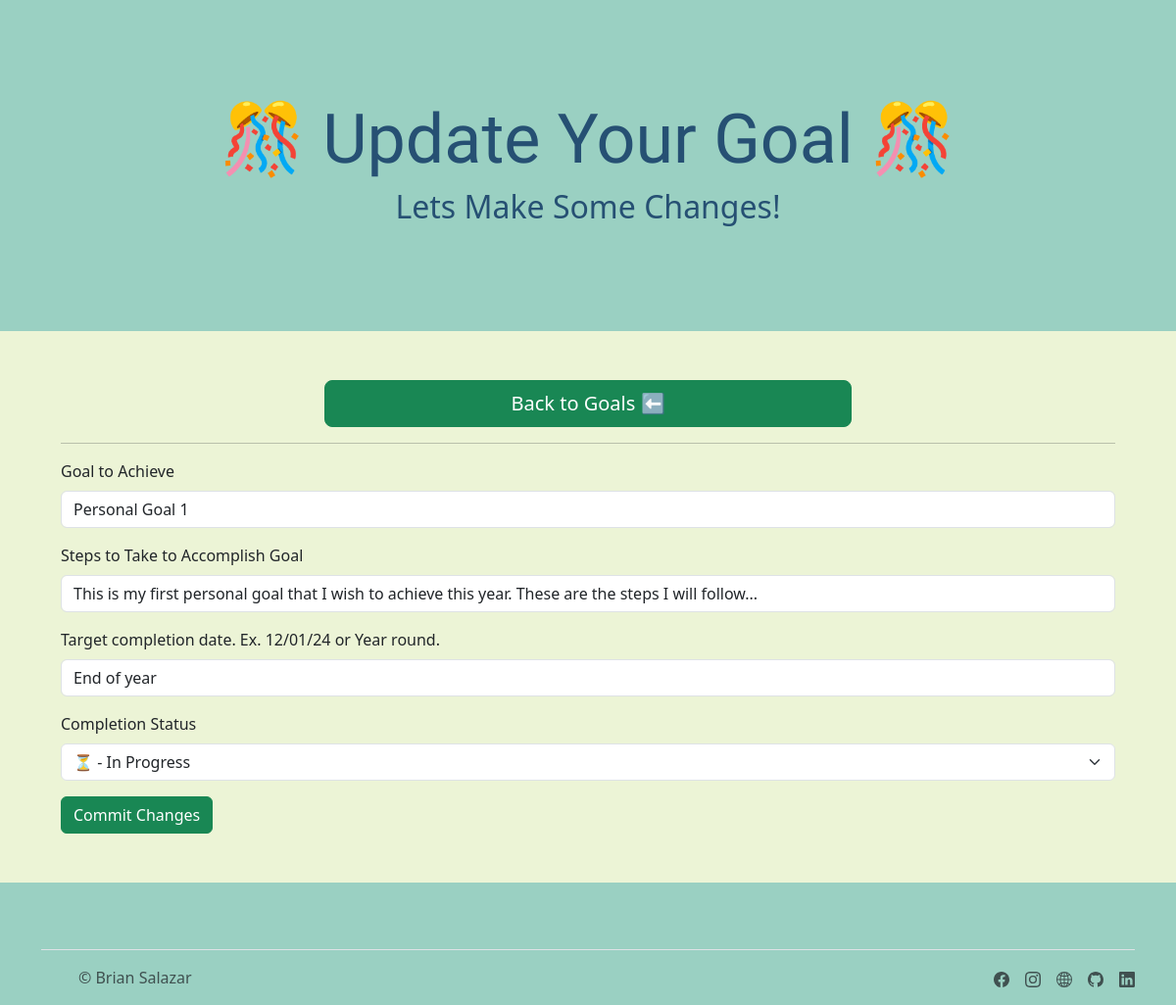
The page /edit/personal?id=1 on the database its author committed.
### main.py (models this page shows)
class PersonalGoals(db.Model):
    __tablename__ = "personalgoals"
    id = db.Column(db.Integer, primary_key=True)
    goal_category = (db.String(100))
    goal_name = db.Column(db.String(100))
    goal_steps = db.Column(db.String(500))
    goal_completion_date = db.Column(db.String(100))
    status = db.Column(db.String(50))

### main.py (the view, shortened to what this page needs)
@app.route("/edit/personal", methods=["GET", "POST"])
def personal_edit():
    goal_id = int(request.args.get("id"))
    listed_name = PERSONAL_GOAL_LIST[goal_id][0]
    goal_result = db.session.execute(db.select(PersonalGoals).where(PersonalGoals.goal_name == listed_name))
    goal = goal_result.scalar()
    edit_form = EditGoal(
        goal_name = goal.goal_name,
        goal_steps = goal.goal_steps,
        goal_completion_date = goal.goal_completion_date,
        status = goal.status,
    )
    return render_template("goal.html",
                           goal_form=edit_form,
                           title=EDIT_TITLE,
                           subtitle=EDIT_SUBTITLE)

### forms.py
class EditGoal(FlaskForm):
    goal_name = StringField("Goal to Achieve", default="What is your goal?", validators=[DataRequired()])
    goal_steps = StringField(" Steps to Take to Accomplish Goal", default="Description of the steps you will take to achieve your goal!", validators=[DataRequired()])
    goal_completion_date = StringField("Target completion date. Ex. 12/01/24 or Year round.", default="End of year", validators=[DataRequired()])
    status = SelectField("Completion Status", choices=["⏸️ - Not Started", "⏳ - In Progress", "⚠️ - On Hold", "✅ - Complete!", "❌ - Delete"], validators=[DataRequired()])
    submit = SubmitField("Commit Changes")

### templates/goal.html
{% from "bootstrap5/form.html" import render_form %}
{% include "header.html" %}
    <section id="add">
        <div class="container">
            <div class="d-grid gap-2 col-6 mx-auto">
                <button class="btn btn-success btn-lg" type="button"><a href="{{ url_for('home') }}">Back to Goals ⬅️</a></button>
              </div>
            <hr>
            {{ render_form(goal_form, novalidate=True, button_map={"submit": "success", "delete": "danger"} )}}
        </div>
    </section>
    {% include "footer.html" %}

### static/css/styles.css (style rules this page uses)
a { color: white; text-decoration: none; }
body { background-color: #ECF4D6; }
#add { padding: 50px; }

### rows shown on the page
PersonalGoals: goal_name "Personal Goal 1", goal_steps "This is my first personal goal that I wish to achieve this year. These are the steps I will follow...", goal_completion_date "End of year", status "⏳ - In Progress"

### other values the page prints
{{ title }} "Update Your Goal"
{{ subtitle }} "Lets Make Some Changes!"
